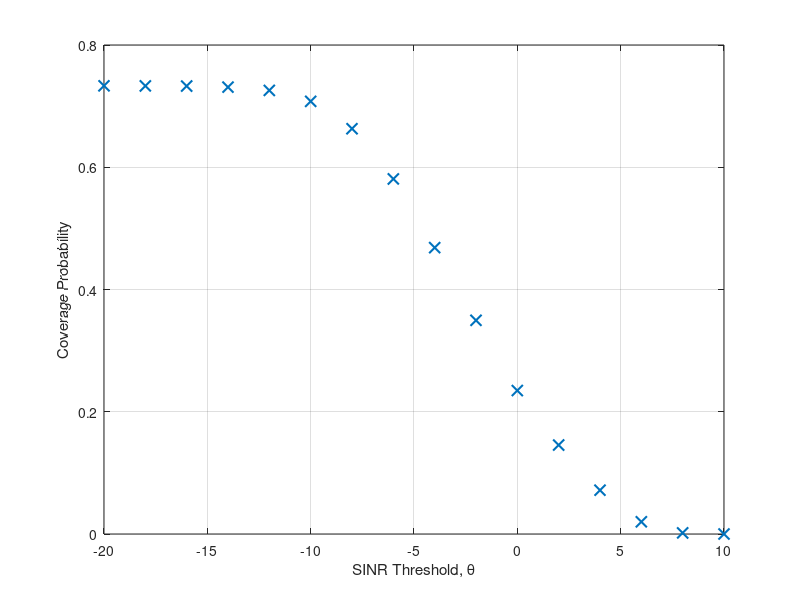

The MATLAB script that drew this image:
clc; clear; close all;

%% ======================== Simulation Parameters ========================= %%
radiusCluster = 500;      % Radius of cluster disk (for daughter points)
H_UAV = 120;             % UAV altitude
N = 9;                   % Number of UAVs
N_devs = 49;             % Number of devices

% Channel Parameters
mL = 4;                  % LOS Nakagami-m parameter
mN = 1;                  % NLOS Nakagami-m parameter
alphaL = 2.0;            % LOS Path loss exponent
alphaN = 3.5;            % NLOS Path loss exponent
P_d = 0.75;              % Device transmission power
P_u = 1.5;               % UAV transmission power
n0Squared = 4.14e-6;     % Noise power

% Resource Blocks (RBs)
RB_uav = 5;
RB_devs = 10;

% Activation probabilities
activeProb_uav = (N / RB_uav) / N;  % Probability of UAVs being active
activeProb_devs = (N_devs / RB_devs) / N_devs;

% LOS Probability Model
a = 9.61;
b = 0.16;

% SINR Thresholds
taudB = (-20:2:10)';  
tau = 10.^(taudB ./ 10);

diskArea = pi * radiusCluster^2;
nbit = 10000;            % Number of simulation iterations
nsir = zeros(length(tau), 1); % Coverage probability counter

valid_n = 0;

%% ===================== Monte Carlo Simulation ========================= %%
for n = 1:nbit
    fprintf("Simulation Iteration: %d\n", n);

    %% --------------- UAV Generation ---------------- %%
    t = 2 * pi * rand(N, 1);
    r = radiusCluster * sqrt(rand(N, 1));
    xxUAV = r .* cos(t);
    yyUAV = r .* sin(t);
    zzUAV = H_UAV + 0 * t;

    % Chosen UAV for communication y_0
    xx_chosenUAV = 30;
    yy_chosenUAV = 282;

    xxUAV = [xxUAV; xx_chosenUAV];
    yyUAV = [yyUAV; yy_chosenUAV];

    %% --------------- Device Generation ---------------- %%
    t = 2 * pi * rand(N_devs, 1);
    r = radiusCluster * sqrt(rand(N_devs, 1));
    xxDevices = r .* cos(t);
    yyDevices = r .* sin(t);

    % Remove one random device (to simulate a typical user)
    inx = randi([1 N]);  
    xxDevices(inx) = [];
    yyDevices(inx) = [];

    % Chosen UE for communication x_0
    xx_chosenUE = -162;
    yy_chosenUE = 362;

    %% --------------- Establishing Main & Interfering Links ---------------- %%
    TxXDev = xx_chosenUE;  % Main transmitting device
    TxYDev = yy_chosenUE;

    TxXUAV = xxUAV(end);  % Main transmitting UAV
    TxYUAV = yyUAV(end);

    % Compute distances
    dists_down = pdist2([xxUAV, yyUAV], [TxXDev, TxYDev]);
    Oa = atand(H_UAV ./ dists_down);
    PLOS = 1 ./ (1 + a .* exp(-b .* (Oa - a)));

    pa = binornd(1, PLOS);
    ial = find(pa == 1);
    ian = find(pa == 0);

    % Compute channel gains
    if any(ial(:) == N+1)  
        ial = ial(ial ~= N+1);  
        dist = sqrt((TxXUAV - TxXDev)^2 + (TxYUAV - TxYDev)^2 + H_UAV^2);
        r_0 = dist^(-alphaL);
        h_0_down = gamrnd(mL, 1 / mL, 1);
        h_0_up = gamrnd(mL, 1 / mL, 1);
    elseif any(ian(:) == N+1)
        ian = ian(ian ~= N+1);
        dist = sqrt((TxXUAV - TxXDev)^2 + (TxYUAV - TxYDev)^2 + H_UAV^2);
        r_0 = dist^(-alphaN);
        h_0_down = gamrnd(mN, 1 / mN, 1);
        h_0_up = gamrnd(mN, 1 / mN, 1);
    end

    %% ================== Downlink Interference Calculation =================== %%
    randomArray = rand(N-1,1);
    indices = find(randomArray<=activeProb_uav);
    % indices = randi([1, N]);  
    ial = intersect(indices, ial);
    ian = intersect(indices, ian);

    % LOS Interference
    h_i_down_LOS = gamrnd(mL, 1 / mL, length(ial), 1);
    r_i_down_LOS = sqrt((TxXDev - xxUAV(ial)).^2 + (TxYDev - yyUAV(ial)).^2 + H_UAV^2).^(-alphaL);
    I_down_LOS = sum(P_u .* h_i_down_LOS .* r_i_down_LOS);

    % NLOS Interference
    h_i_down_NLOS = gamrnd(mN, 1 / mN, length(ian), 1);
    r_i_down_NLOS = sqrt((TxXDev - xxUAV(ian)).^2 + (TxYDev - yyUAV(ian)).^2 + H_UAV^2).^(-alphaN);
    I_down_NLOS = sum(P_u .* h_i_down_NLOS .* r_i_down_NLOS);

    % Compute Downlink SINR
    SIR_down = h_0_down * P_u * r_0 / (I_down_LOS + I_down_NLOS + n0Squared);
    SIRdB_down = 10 * log10(SIR_down);

    %% ================== Uplink Interference Calculation =================== %%
    dists_up = pdist2([xxDevices, yyDevices], [TxXUAV, TxYUAV]);
    Oa2 = atand(H_UAV ./ dists_up);
    PLOS2 = 1 ./ (1 + a .* exp(-b .* (Oa2 - a)));

    pa2 = binornd(1, PLOS2);
    ial2 = find(pa2 == 1);
    ian2 = find(pa2 == 0);

    indices2 = find(rand(N_devs, 1) <= activeProb_devs);
    if length(indices2) > 4
        indices2 = indices2(1:4);
    end
    ial2 = intersect(indices2, ial2);
    ian2 = intersect(indices2, ian2);

    % LOS Interference
    h_i_up_LOS = gamrnd(mL, 1 / mL, length(ial2), 1);
    r_i_up_LOS = sqrt((TxXUAV - xxDevices(ial2)).^2 + (TxYUAV - yyDevices(ial2)).^2 + H_UAV^2).^(-alphaL);
    I_up_LOS = sum(P_d .* h_i_up_LOS .* r_i_up_LOS);

    % NLOS Interference
    h_i_up_NLOS = gamrnd(mN, 1 / mN, length(ian2), 1);
    r_i_up_NLOS = sqrt((TxXUAV - xxDevices(ian2)).^2 + (TxYUAV - yyDevices(ian2)).^2 + H_UAV^2).^(-alphaN);
    I_up_NLOS = sum(P_d .* h_i_up_NLOS .* r_i_up_NLOS);

    % Compute Uplink SINR
    SIR_up = h_0_up * P_d * r_0 / (I_up_LOS + I_up_NLOS + n0Squared);
    SIRdB_up = 10 * log10(SIR_up);

    % Compute Coverage Probability
    for t = 1:length(tau)
        if (SIRdB_down >= taudB(t) && SIRdB_up >= taudB(t))
            nsir(t) = nsir(t) + 1;
        end
    end
end

Pc_simul = nsir ./ nbit;
figure;
plot(taudB, Pc_simul, 'x', 'LineWidth', 1.5, 'MarkerSize', 8);
xlabel('SINR Threshold, \theta');
ylabel('Coverage Probability');
grid on;
